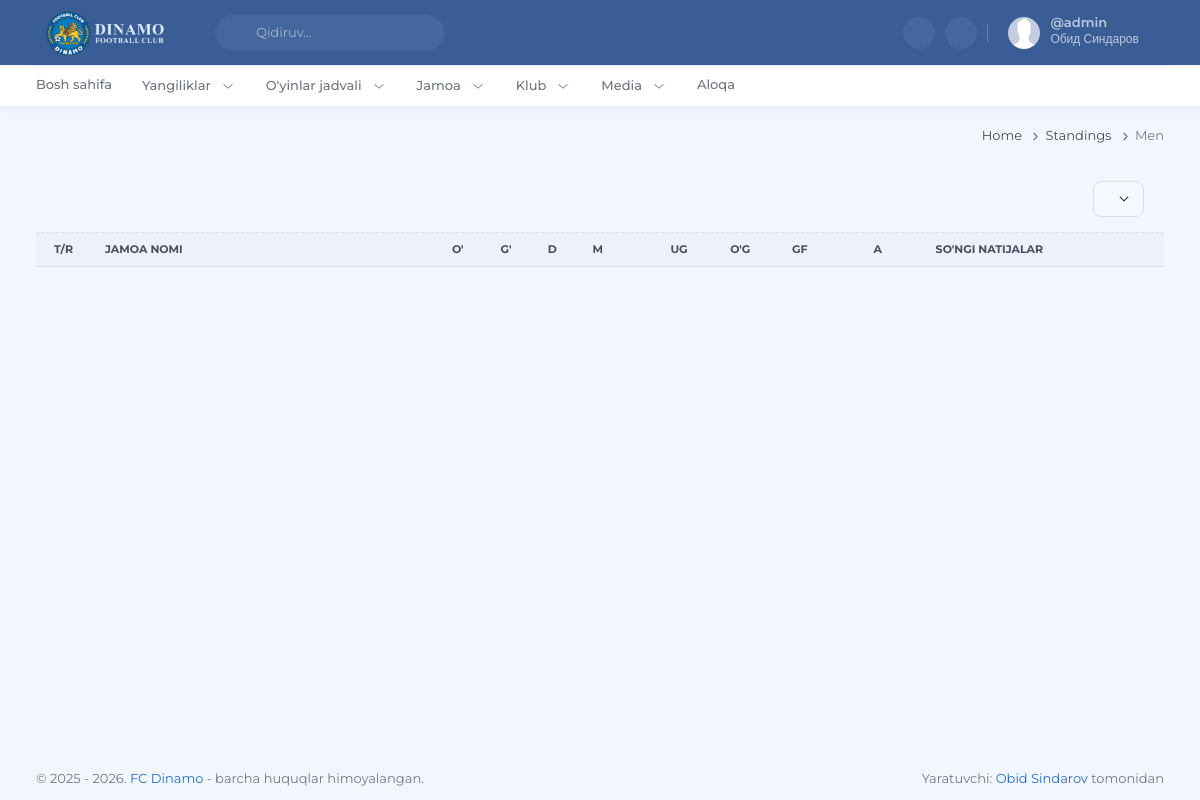
Page /standings/men (signed in) on the committed database.
### apps/users/models.py (models this page shows, shortened)
class CustomUser(AbstractUser):
    pass

### apps/standings/views.py (the view)
# urls.py: path('<str:code>', views.standings, name='standings'),
def standings(request, code):
    league_id = request.GET.get("league")
    last_men_season = get_last_season(team_type=code)
    leagues = get_active_leagues(code)
    if league_id:
        season = Season.objects.filter(is_active=True, team_type__code=code, league__id=league_id).select_related('league').first()
    else:
        season = last_men_season
    league = None
    if season:
        league = season.league
    paths = [
        {'title': 'home', 'url': 'home', 'args': []},
        {'title': 'standings', 'url': 'standings', 'args': [code]},
        {'title': code, 'url': 'standings', 'args': [code]},
    ]
    context = {
        'table': utils.get_all_standings(season),
        'my_team': get_main_team(),
        'leagues': leagues,
        'league': league,
        'season': season,
        'page_title': 'Natijalar jadvali',
        'paths': paths,
        'men': 'active'
    }
    context.update(get_base_context(request))
    return render(request, 'standings/standings.html', context)

### apps/core/utils.py (called while the page is built)
def get_base_context(request):
    return {
        'current_year': datetime.now().year,
        'categorys': TeamType.objects.all().order_by('order')
    }

### apps/leagues/utils.py (called while the page is built)
def get_last_season(team_type='men'):
    last_sesason = Season.objects.filter(
        is_active=True, team_type__code=team_type
    ).order_by('-year').first()
    return last_sesason

def get_active_leagues(team_type):
    return League.objects.filter(
        season__is_active=True,
        season__team_type__code=team_type
    ).distinct().order_by('name')

### apps/matches/utils.py (called while the page is built)
def get_main_team():
    club = MyClub.objects.select_related('team').first()
    if club and club.team:
        return club.team
    return None

### apps/standings/utils.py (called while the page is built, shortened)
def get_all_standings(season):
    if not season:
        return []

### apps/standings/templates/standings/standings.html
{% extends "core/index.html" %} {% load static %} {% block title %}FC Dinamo - {{ page_title }}{% endblock title %} {% block css %} {% endblock css %}
{% block content %}
{% include "standings/components/table.html" %}
{% endblock content %} {% block js %} {% endblock js %}

### apps/core/templates/core/components/user-dropdown.html (shortened to what this page needs)
{% load static %}
{% if request.user.is_authenticated %}
<div id="user-dropdown-detailed" class="topbar-item nav-user">
    <div class="dropdown">
        <a class="topbar-link dropdown-toggle drop-arrow-none px-2" data-bs-toggle="dropdown" href="#!"
            aria-haspopup="false" aria-expanded="false">
            <img src="{% static 'images/user.jpg' %}" width="32" class="rounded-circle me-lg-2 d-flex"
                alt="user-image" />
            <div class="d-lg-flex align-items-center gap-1 d-none">
                <span>
                    <h5 class="my-0 lh-1 pro-username">@{{ request.user.username }}</h5>
                    <span class="fs-xs lh-1">{{ request.user.first_name }} {{ request.user.last_name }}</span>
                </span>
                <i class="ti ti-chevron-down align-middle"></i>
            </div>
        </a>
    </div>
</div>
{% endif %}

### rows in the picture
CustomUser: user.username "admin", user.first_name "Обид", user.last_name "Синдаров"

### other values in the picture
{{ item.title|title }} "Home"
{{ item.title|title }} "Standings"
{{ item.title|title }} "Men"
